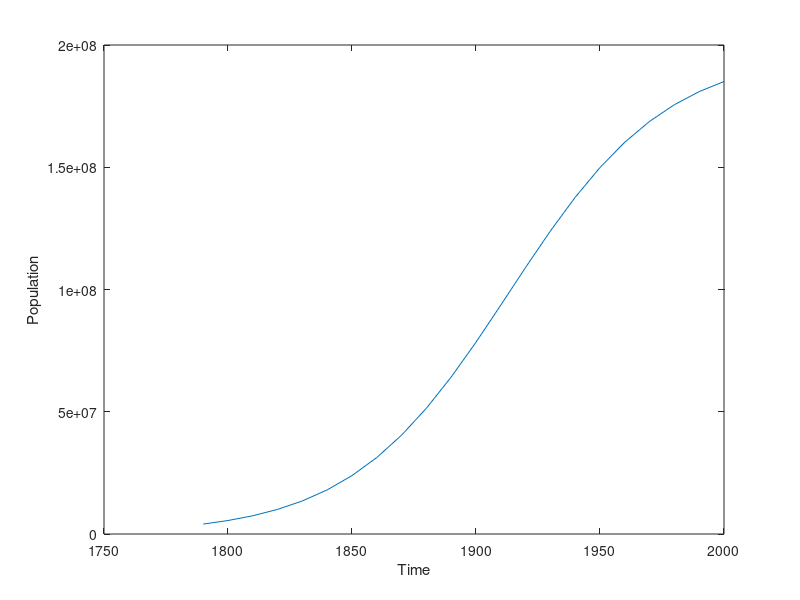
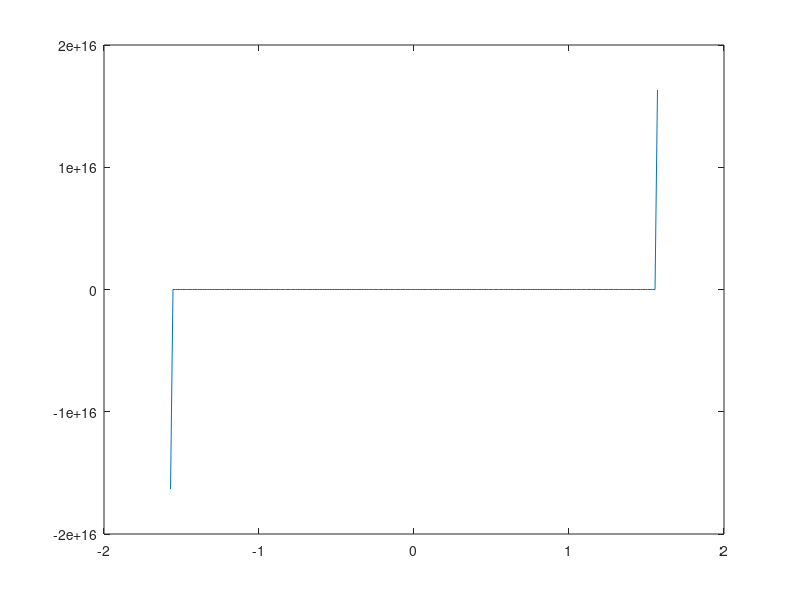

Reproduce these figures in MATLAB, in order.
% Kaan Işıldak / no: 090160360

%Question 1
A=2+5*rand(3,5);
B=2+5*rand(3,3);
C=2+5*rand(4,3);

% a)
A(:,5)=[];
new_A= A;

% b)
FiveElem=[A(2,2:4) B([1,3],3)'];

% c)
result=det(A(1:2,1:2));

% d)
K=(new_A*C);
D=B/K;

% Question 2

m_1=[(-2.6)^3,(-2.6)^2,(-2.6),1; (0.5)^3,(0.5)^2,(0.5),1;(1.5)^3,(1.5)^2,(1.5),1;(3.5)^3,(3.5)^2,(3.5),1];
m_3=[68;5.7;4.9;88];
answer=inv(m_1)*(m_3);
a=answer(1,1);
b=answer(2,1);
c=answer(3,1);
d=answer(4,1);

% Question 3
% a)
t=1790:10:2000;
population=197273000./(1+exp(-0.03134*(t-1913.25)));
fprintf('%5.2f',population');
plot(t,population)
xlabel('Time');
ylabel('Population');
figure;

% b)
x=linspace(-pi/2,pi/2,200);
y=(sin(7*x)-sin(5*x))./(cos(7*x)+cos(5*x));
plot(x,y)

